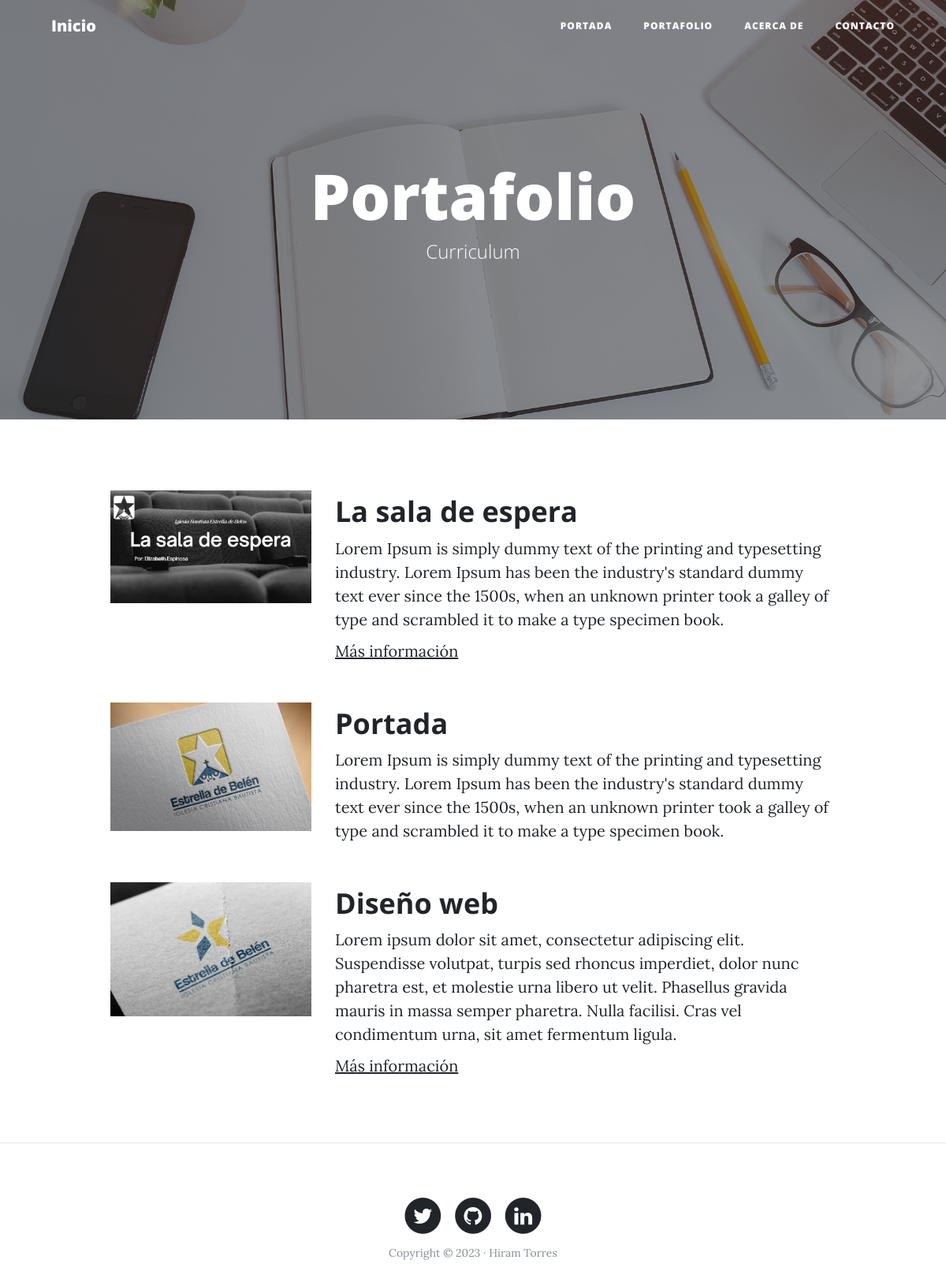
The page /portfolio/ on the database its author committed.
### portfolio/models.py (models this page shows, shortened)
class Project(models.Model):
    title = models.CharField(max_length=200, verbose_name="Titulo") #Este campo es obligatorio
    description = models.TextField(verbose_name="Descripción")
    image = models.ImageField(verbose_name="Imagen",upload_to="projects")
    link = models.URLField(verbose_name = "Dirección Web",null = True, blank = True)
    created = models.DateTimeField(auto_now_add=True, verbose_name="Fecha de creación") #Este campo se actualiza automaticamente cuando se crea el objeto
    updated= models.DateTimeField(auto_now=True, verbose_name="Fecha de edición") #Este campo se actualiza automaticamente cuando se actualiza el objeto
    class Meta:
        verbose_name = "Portafolio" # Este campo es para que en el admin se muestre el nombre que queramos
        verbose_name_plural = "Portafolios"
        ordering = ["-created"] # el guión indica que se ordene de forma descendente sin el guión sería ascendente

### portfolio/views.py (the view)
# urls.py: path("portfolio/", portfolio_views.portfolio, name="portfolio"),
def portfolio(request):
    projects = Project.objects.all()
    return render(request,"portfolio/portfolio.html",{'projects':projects})

### portfolio/templates/portfolio/portfolio.html (shortened to what this page needs)
{% extends "core/base.html" %}
{% load static %}
{% block background%} {% static 'core/img/portfolio-bg.jpg' %} {% endblock %}}
{% block header%}
<h1>Portafolio</h1>
	              <span class="subheading">Curriculum</span>
{% endblock %}
{% block content %}
	{% for project in projects%}
			<div class="row project">
				<div class="col-lg-3 col-md-4 offset-lg-1">
					<img class="img-fluid" src="{{project.image.url}}" alt="">
				</div>
				<div class="col-lg-7 col-md-8">
					<h2 class="section-heading title">{{project.title}}</h2>
					<p>{{project.description}}</p>
					{% if project.link %}
					<p><a href="{{project.link}}">Más información</a></p>
					{% endif %}
				</div>
			</div>
	{% endfor %}
{% endblock %}

### core/templates/core/base.html (shortened to what this page needs)
<!DOCTYPE html>
<html lang="es">
  <head>
    {% load static %}
    <link href="{% static 'core/vendor/bootstrap/css/bootstrap.min.css' %}" rel="stylesheet">
    <link href="{% static 'core/vendor/font-awesome/css/font-awesome.min.css' %}" rel="stylesheet" type="text/css">
    <link href="{% static 'core/css/clean-blog.min.css' %}" rel="stylesheet">
  </head>
  <body>
    <nav class="navbar navbar-expand-lg navbar-light fixed-top" id="mainNav">
      <div class="container">
        <a class="navbar-brand" href="{% url 'home' %}"> Inicio</a>
        <div class="collapse navbar-collapse" id="navbarResponsive">
          <ul class="navbar-nav ml-auto">
            <li class="nav-item">
              <a class="nav-link" href="{% url 'home' %}">Portada</a>
            </li>
            <li class="nav-item">
              <a class="nav-link" href="{% url 'portfolio' %}">Portafolio</a>
            </li>
            <li class="nav-item">
              <a class="nav-link" href="{% url 'about' %}">Acerca de</a>
            </li>
            <li class="nav-item">
              <a class="nav-link" href="{% url 'contact' %}">Contacto</a>
            </li>
          </ul>
        </div>
      </div>
    </nav>
    <header class="masthead" style="background-image: url('{% block background %}{% endblock %}')">
      <div class="overlay"></div>
      <div class="container">
        <div class="row">
          <div class="col-lg-8 col-md-10 mx-auto">
            <div class="site-heading">
                {% block header %} {% endblock %}
            </div>
          </div>
      </div>
    </header>
    <div class="container">
        {% block content %} {% endblock %}
    </div>
    {% if request.path != "/"%}<hr> {% endif %}
    <footer>
      <div class="container">
        <div class="row">
          <div class="col-lg-8 col-md-10 mx-auto">
            <ul class="list-inline text-center">
              <li class="list-inline-item">
                <a href="https://twitter.com/HiramTorresE">
                  <span class="fa-stack fa-lg">
                    <i class="fa fa-circle fa-stack-2x"></i>
                    <i class="fa fa-twitter fa-stack-1x fa-inverse"></i>
                  </span>
                </a>
              </li>
              <li class="list-inline-item">
                <a href="https://github.com/HiramTorres">
                  <span class="fa-stack fa-lg">
                    <i class="fa fa-circle fa-stack-2x"></i>
                    <i class="fa fa-github fa-stack-1x fa-inverse"></i>
                  </span>
                </a>
              </li>
              <li class="list-inline-item">
                <a href="https://www.linkedin.com/in/hiram-torres-espinosa-2572b6205/">
                  <span class="fa-stack fa-lg">
                    <i class="fa fa-circle fa-stack-2x"></i>
                    <i class="fa fa-linkedin fa-stack-1x fa-inverse"></i>
                  </span>
                </a>
              </li>
            </ul>
            <p class="copyright text-muted">Copyright &copy; 2023 · Hiram Torres </p>
          </div>
        </div>
      </div>
    </footer>
  </body>
</html>

### rows shown on the page
Project: image (picture), title "La sala de espera", description "Lorem Ipsum is simply dummy text of the printing and typesetting industry. Lorem Ipsum has been the industry's standard dummy text ever since the 1500s, when an unknown printer took a galley of type and scrambled it to make a type specimen book."
Project: image (picture), title "Portada", description "Lorem Ipsum is simply dummy text of the printing and typesetting industry. Lorem Ipsum has been the industry's standard dummy text ever since the 1500s, when an unknown printer took a galley of type and scrambled it to make a type specimen book."
Project: image (picture), title "Diseño web", description "Lorem ipsum dolor sit amet, consectetur adipiscing elit. Suspendisse volutpat, turpis sed rhoncus imperdiet, dolor nunc pharetra est, et molestie urna libero ut velit. Phasellus gravida mauris in massa semper pharetra. Nulla facilisi. Cras vel condimentum urna, sit amet fermentum ligula."
